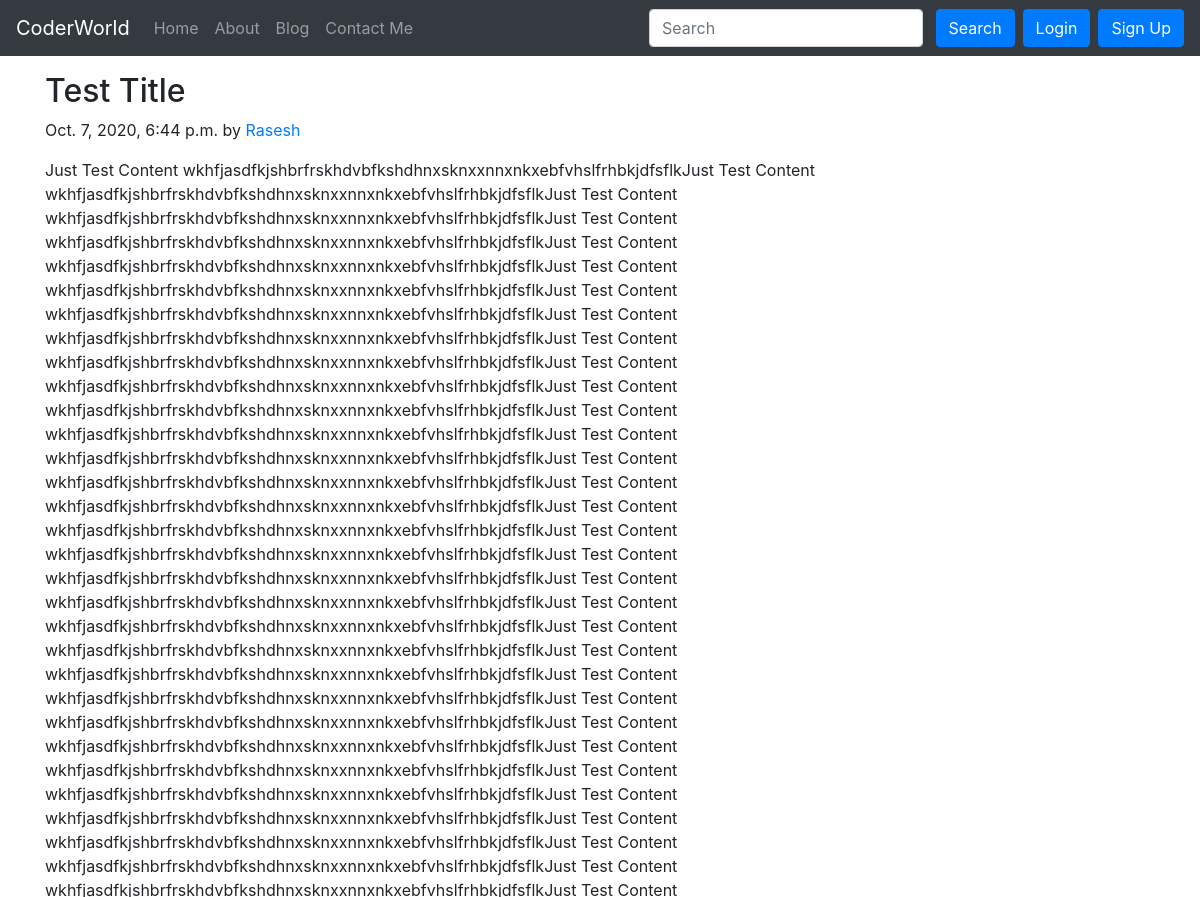
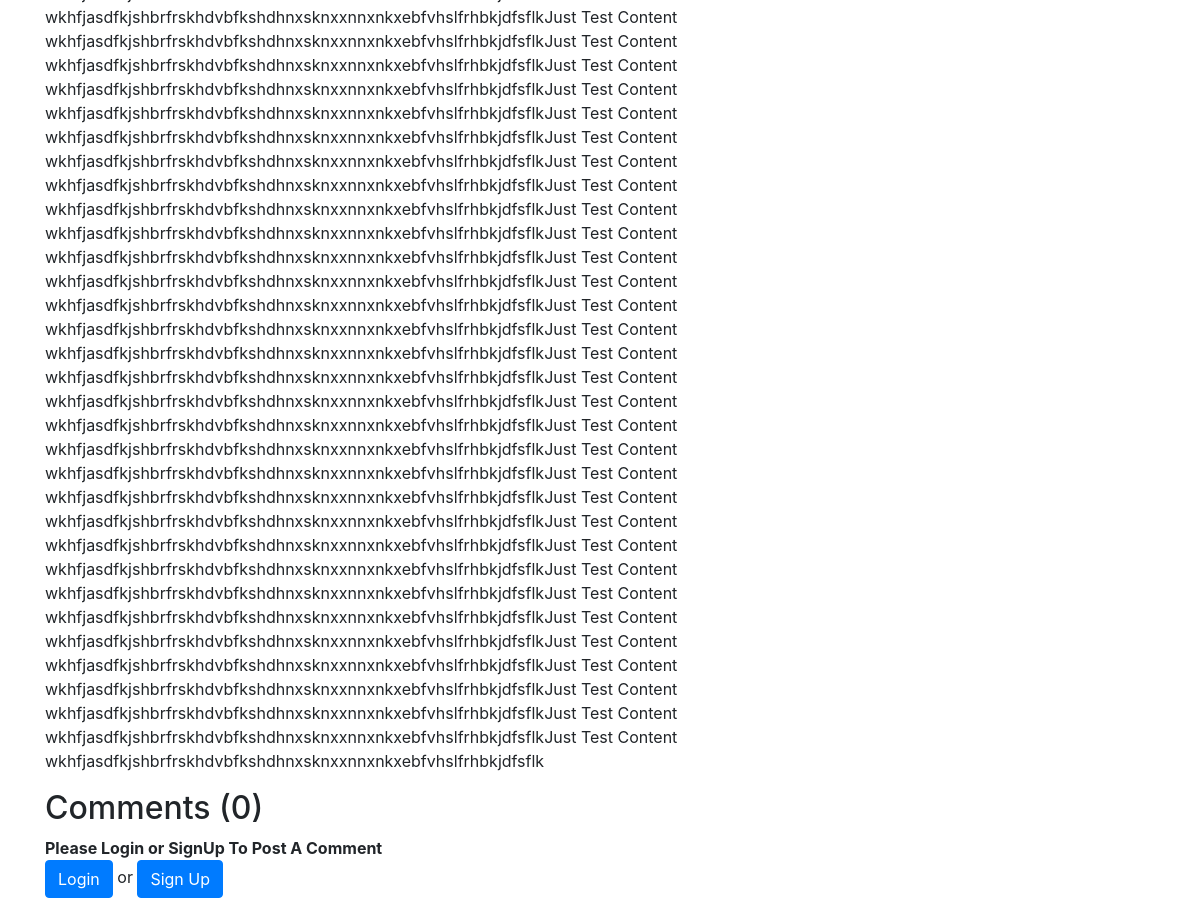
Before: /blog/test-title/ with the older database file (2 pictures, top to bottom).
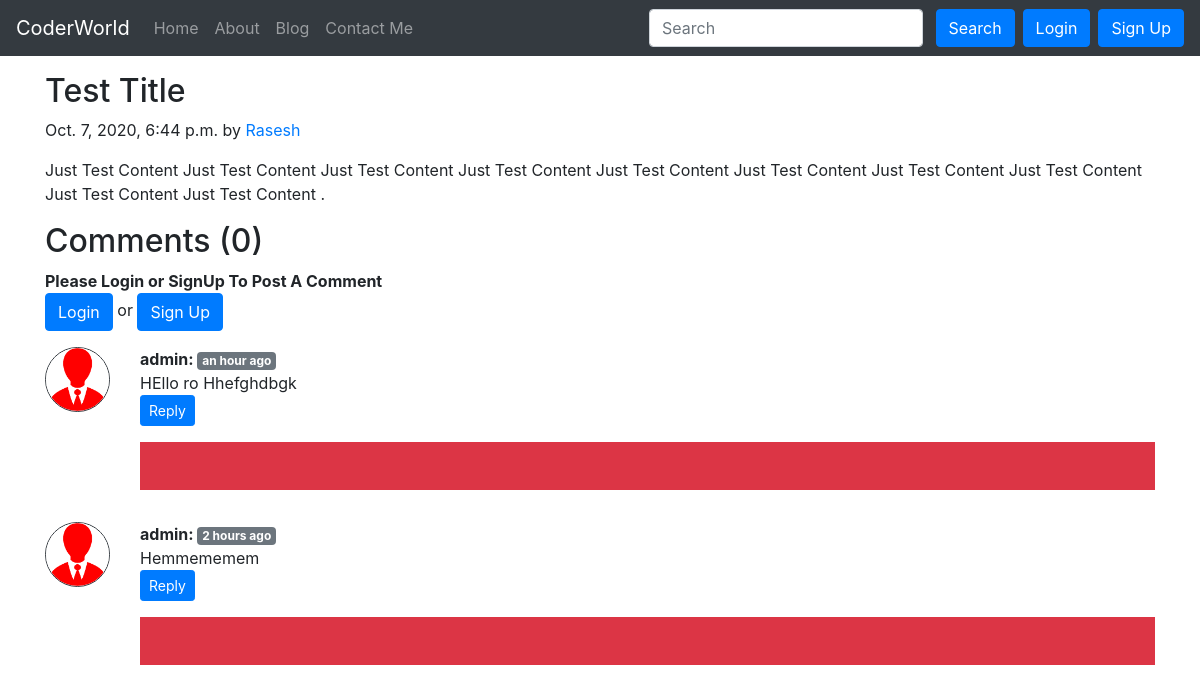
After: the same page with the newer database file.
### blog/models.py (models this page shows, shortened)
class Post(models.Model):
    sno=models.AutoField(primary_key=True)
    title=models.CharField(max_length=255)
    content=models.TextField()
    author=models.CharField(max_length=25)
    slug=models.CharField(max_length=150,unique=True)
    timeStamp=models.DateTimeField(blank=True)

class BlogComment(models.Model):
    sno=models.AutoField(primary_key=True)
    comment=models.TextField()
    user=models.ForeignKey(User,on_delete=models.CASCADE)
    post=models.ForeignKey(Post, on_delete=models.CASCADE)
    parent=models.ForeignKey('self',on_delete=models.CASCADE, null=True)
    timeStamp=models.DateTimeField(default=now)

### blog/views.py (the view)
# urls.py: path('<str:slug>/', views.blogPost,name='blogPost'),
def blogPost(request,slug):
    post=Post.objects.filter(slug=slug).first()
    comments=reversed(BlogComment.objects.filter(post=post,parent=None))
    replies=reversed(BlogComment.objects.filter(post=post).exclude(parent=None))
    context={
        "post": post,
        'comments':comments
    }
    return render(request,'blog/blogPost.html',context=context)

### templates/blog/blogPost.html (shortened to what this page needs)
{% extends 'base.html' %}
{% block body %}
{% load static %}
{% load humanize %}
{% if post %}
<div class="blog-post container my-3">
  <h2 class="blog-post-title">{{post.title}}</h2>
  <p class="blog-post-meta">{{post.timeStamp}} by <a href="{% url 'home_app:about' %}">{{post.author}}</a></p>
  <p>{{post.content}}</p>
</div>
{% else %}
<h1>Blog Not Found</h1>
{% endif %}
<div class="container">
  <h2>Comments ({{comments|length}})</h2>
  {% if request.user.is_authenticated %}
  <form action="{% url 'blog_app:postComment'%}" method="POST">
    {% csrf_token %}
    <div class="form-group">
      <label for="comment">Type Your Comment</label>
      <textarea type="text" name='comment' class="form-control" placeholder="Enter Comment Here"></textarea>
    </div>
    <input type="hidden" name='postSno' value="{{post.sno}}">
    <input type="hidden" name='parentSno' value="">
    <button type="submit" class="btn btn-primary">Submit</button>
  </form>
  {% else %}
  <b>Please Login or SignUp To Post A Comment</b> <br>
  <button type="button" class="btn btn-primary " data-toggle="modal" data-target="#exampleModal1">
    Login
  </button> or
  <button type="button" class="btn btn-primary " data-toggle="modal" data-target="#exampleModal2">
    Sign Up
  </button>
  {% endif %}
  {% for comment in comments %}
  <div class="row my-3">
    <div class="col-md-1">
      <img class="w-100 d-block mx-auto rounded-circle img-fluid border border-dark rounded"
        src="{% static 'img/user.png' %}" alt='image'>
    </div>
    <div class="col-md-11">
      <b>{{comment.user.username}}: </b> <span class="badge badge-secondary">{{comment.timeStamp|naturaltime}}</span>
      <div>{{comment.comment}}</div>
      <div class="reply-mx-0">
        <button class="btn btn-sm btn-primary" type="button" data-toggle="collapse"
          data-target="#replyBox{{comment.sno}}" aria-expanded="false" aria-controls="collapseExample">
          Reply
        </button>
        <div class="replies my-3 bg-danger">
        <br>
        <br>
        </div>
      </div>
    </div>
  </div>
  {% endfor %}
</div>
{% endblock body %}

### templates/base.html (shortened to what this page needs)
<!doctype html>
<html lang="en">
<head>
  <link rel="stylesheet" href="https://stackpath.bootstrapcdn.com/bootstrap/4.3.1/css/bootstrap.min.css"
>
</head>
<body>
  <nav class="navbar navbar-expand-lg navbar-dark bg-dark">
    <a class="navbar-brand" href="#">CoderWorld</a>
    <div class="collapse navbar-collapse" id="navbarSupportedContent">
      <ul class="navbar-nav mr-auto">
        <li class="nav-item {% block homeactive %}
          {% endblock homeactive %}">
          <a class="nav-link" href="{% url 'home_app:home'%}">Home</a>
        </li>
        <li class="nav-item {% block aboutactive %}
          {% endblock aboutactive %}">
          <a class="nav-link" href="{% url 'home_app:about' %}">About</a>
        </li>
        <li class="nav-item {% block blogactive %}
          {% endblock blogactive %}">
          <a class="nav-link" href="{% url 'blog_app:blogHome' %}">Blog</a>
        </li>
        <li class="nav-item {% block contactactive %}
          {% endblock contactactive %}">
          <a class="nav-link" href="{% url 'home_app:contact' %}">Contact Me</a>
        </li>
      </ul>
      <div class="ml-auto form-inline">
        <form class="my-2 my-lg-0" action="/search" method="GET">
          <input class="form-control mr-sm-2" type="search" placeholder="Search" name="query" id="query"
            aria-label="Search">
          <button class="btn btn-primary my-2 mr-2 my-sm-0" type="submit">Search</button>
        </form>
        {% if user.is_authenticated %}
        <ul class="navbar-nav">
          <li class="nav-item dropdown">
            <a class="nav-link dropdown-toggle" href="#" id="navbarDropdown" role="button" data-toggle="dropdown"
              aria-haspopup="true" aria-expanded="false">
              Welcome, {{request.user}}
            </a>
            <div class="dropdown-menu" aria-labelledby="navbarDropdown">
              <a class="dropdown-item" href='{% url "home_app:handleLogout" %}'>Logout</a>
              <a class="dropdown-item" href="#">Another action</a>
              <div class="dropdown-divider"></div>
              <a class="dropdown-item" href="#">Something else here</a>
            </div>
          </li>
        </ul>
        {% else %}
        <button type="button" class="btn btn-primary mr-1" data-toggle="modal" data-target="#exampleModal1">
          Login
        </button>
        <button type="button" class="btn btn-primary ml-1" data-toggle="modal" data-target="#exampleModal2">
          Sign Up
        </button>
        {% endif %}
      </div>
    </div>
  </nav>
  {%block body%}{%endblock%}
</body>
</html>

Changed rows visible on the page:
changed Post "Test Title": content "Just Test Content wkhfjasdfkjshbrfrskhdvbfkshdhnxsknxxnnxnkxebfvhslfrhbkjdfsflkJust Test Content wkhfjasdfkjshbrfrskhdvbfkshdhnxsknxxnnxnkxebfvhslfrhbkjdfsflkJust Test Content wkhfjasdfkjshbrfrskhdvbfkshdhnxsknxxnnxnkxebfvhslfrhbkjdfsflkJust Test Content wkhfjasdfkjshbrfrskhdvbfkshdhnxsknxxnnxnkxebfvhslfrhbkjdfsflkJust Test Content wkhfjasdfkjshbrfrskhdvbfkshdhnxsknxxnnxnkxebfvhslfrhbkjdfsflkJust Test Content wkhfjasdfkjshbrfrskhdvbfkshdhnxsknxxnnxnkxebfvhslfrhbkjdfsflkJust Test Content wkhfjasdfkjshbrfrskhdvbfkshdhnxsknxxnnxnkxebfvhslfrhbkjdfsflkJust Test Content wkhfjasdfkjshbrfrskhdvbfkshdhnxsknxxnnxnkxebfvhslfrhbkjdfsflkJust Test Content…" → "Just Test Content Just Test Content Just Test Content Just Test Content Just Test Content Just Test Content Just Test Content Just Test Content Just Test Content Just Test Content ."
added BlogComment: user.username "admin", timeStamp "an hour ago", comment "HEllo ro Hhefghdbgk"
added BlogComment: user.username "admin", timeStamp "2 hours ago", comment "Hemmememem"
